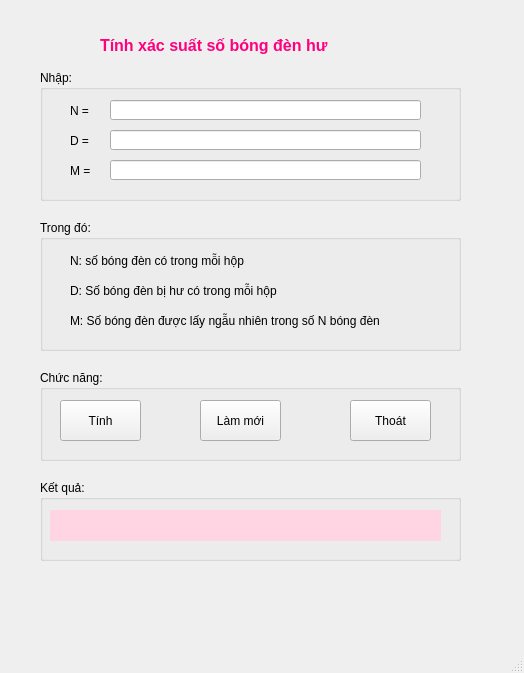
<?xml version="1.0" encoding="UTF-8"?>
<ui version="4.0">
 <class>MainWindow</class>
 <widget class="QMainWindow" name="MainWindow">
  <property name="geometry">
   <rect>
    <x>0</x>
    <y>0</y>
    <width>524</width>
    <height>673</height>
   </rect>
  </property>
  <property name="windowTitle">
   <string>MainWindow</string>
  </property>
  <widget class="QWidget" name="centralwidget">
   <widget class="QLabel" name="label">
    <property name="geometry">
     <rect>
      <x>100</x>
      <y>20</y>
      <width>281</width>
      <height>51</height>
     </rect>
    </property>
    <property name="text">
     <string>&lt;html&gt;&lt;head/&gt;&lt;body&gt;&lt;p&gt;&lt;span style=&quot; font-size:12pt; font-weight:600; color:#ff007f;&quot;&gt;Tính xác suất số bóng đèn hư&lt;/span&gt;&lt;/p&gt;&lt;/body&gt;&lt;/html&gt;</string>
    </property>
   </widget>
   <widget class="QGroupBox" name="groupBox">
    <property name="geometry">
     <rect>
      <x>40</x>
      <y>70</y>
      <width>421</width>
      <height>131</height>
     </rect>
    </property>
    <property name="title">
     <string>Nhập: </string>
    </property>
    <widget class="QLabel" name="label_2">
     <property name="geometry">
      <rect>
       <x>30</x>
       <y>30</y>
       <width>31</width>
       <height>21</height>
      </rect>
     </property>
     <property name="text">
      <string>N = </string>
     </property>
    </widget>
    <widget class="QLineEdit" name="lineEditN">
     <property name="geometry">
      <rect>
       <x>70</x>
       <y>30</y>
       <width>311</width>
       <height>20</height>
      </rect>
     </property>
    </widget>
    <widget class="QLineEdit" name="lineEditD">
     <property name="geometry">
      <rect>
       <x>70</x>
       <y>60</y>
       <width>311</width>
       <height>20</height>
      </rect>
     </property>
    </widget>
    <widget class="QLabel" name="label_3">
     <property name="geometry">
      <rect>
       <x>30</x>
       <y>60</y>
       <width>31</width>
       <height>21</height>
      </rect>
     </property>
     <property name="text">
      <string>D =</string>
     </property>
    </widget>
    <widget class="QLineEdit" name="lineEditM">
     <property name="geometry">
      <rect>
       <x>70</x>
       <y>90</y>
       <width>311</width>
       <height>20</height>
      </rect>
     </property>
    </widget>
    <widget class="QLabel" name="label_4">
     <property name="geometry">
      <rect>
       <x>30</x>
       <y>90</y>
       <width>31</width>
       <height>21</height>
      </rect>
     </property>
     <property name="text">
      <string>M =</string>
     </property>
    </widget>
   </widget>
   <widget class="QGroupBox" name="groupBox_2">
    <property name="geometry">
     <rect>
      <x>40</x>
      <y>370</y>
      <width>421</width>
      <height>91</height>
     </rect>
    </property>
    <property name="title">
     <string>Chức năng:</string>
    </property>
    <widget class="QPushButton" name="pushButtonTinh">
     <property name="geometry">
      <rect>
       <x>20</x>
       <y>30</y>
       <width>81</width>
       <height>41</height>
      </rect>
     </property>
     <property name="text">
      <string>Tính</string>
     </property>
    </widget>
    <widget class="QPushButton" name="pushButtonLamMoi">
     <property name="geometry">
      <rect>
       <x>160</x>
       <y>30</y>
       <width>81</width>
       <height>41</height>
      </rect>
     </property>
     <property name="text">
      <string>Làm mới</string>
     </property>
    </widget>
    <widget class="QPushButton" name="pushButtonThoat">
     <property name="geometry">
      <rect>
       <x>310</x>
       <y>30</y>
       <width>81</width>
       <height>41</height>
      </rect>
     </property>
     <property name="text">
      <string>Thoát</string>
     </property>
    </widget>
   </widget>
   <widget class="QGroupBox" name="groupBox_3">
    <property name="geometry">
     <rect>
      <x>40</x>
      <y>480</y>
      <width>421</width>
      <height>81</height>
     </rect>
    </property>
    <property name="title">
     <string>Kết quả:</string>
    </property>
    <widget class="QLabel" name="labelKetQua">
     <property name="enabled">
      <bool>false</bool>
     </property>
     <property name="geometry">
      <rect>
       <x>10</x>
       <y>30</y>
       <width>391</width>
       <height>31</height>
      </rect>
     </property>
     <property name="styleSheet">
      <string notr="true">background: rgb(255, 213, 227);</string>
     </property>
     <property name="text">
      <string/>
     </property>
    </widget>
   </widget>
   <widget class="QGroupBox" name="groupBox_4">
    <property name="geometry">
     <rect>
      <x>40</x>
      <y>220</y>
      <width>421</width>
      <height>131</height>
     </rect>
    </property>
    <property name="title">
     <string>Trong đó:</string>
    </property>
    <widget class="QLabel" name="label_5">
     <property name="geometry">
      <rect>
       <x>30</x>
       <y>30</y>
       <width>281</width>
       <height>21</height>
      </rect>
     </property>
     <property name="text">
      <string>N: số bóng đèn có trong mỗi hộp</string>
     </property>
    </widget>
    <widget class="QLabel" name="label_6">
     <property name="geometry">
      <rect>
       <x>30</x>
       <y>60</y>
       <width>281</width>
       <height>21</height>
      </rect>
     </property>
     <property name="text">
      <string>D: Số bóng đèn bị hư có trong mỗi hộp</string>
     </property>
    </widget>
    <widget class="QLabel" name="label_7">
     <property name="geometry">
      <rect>
       <x>30</x>
       <y>90</y>
       <width>331</width>
       <height>21</height>
      </rect>
     </property>
     <property name="text">
      <string>M: Số bóng đèn được lấy ngẫu nhiên trong số N bóng đèn</string>
     </property>
    </widget>
   </widget>
  </widget>
  <widget class="QMenuBar" name="menubar">
   <property name="geometry">
    <rect>
     <x>0</x>
     <y>0</y>
     <width>524</width>
     <height>25</height>
    </rect>
   </property>
  </widget>
  <widget class="QStatusBar" name="statusbar"/>
 </widget>
 <tabstops>
  <tabstop>lineEditN</tabstop>
  <tabstop>lineEditD</tabstop>
  <tabstop>lineEditM</tabstop>
  <tabstop>pushButtonTinh</tabstop>
  <tabstop>pushButtonLamMoi</tabstop>
  <tabstop>pushButtonThoat</tabstop>
 </tabstops>
 <resources/>
 <connections/>
</ui>
